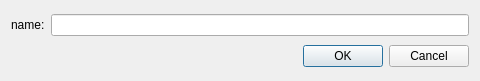
<?xml version="1.0" encoding="UTF-8"?>
<ui version="4.0">
 <class>NewEntry</class>
 <widget class="QDialog" name="NewEntry">
  <property name="geometry">
   <rect>
    <x>0</x>
    <y>0</y>
    <width>480</width>
    <height>81</height>
   </rect>
  </property>
  <property name="windowTitle">
   <string/>
  </property>
  <property name="windowIcon">
   <iconset>
    <normaloff>:/icons/logo.png</normaloff>:/icons/logo.png</iconset>
  </property>
  <layout class="QGridLayout" name="gridLayout">
   <item row="0" column="0">
    <widget class="QLabel" name="label">
     <property name="text">
      <string>name:</string>
     </property>
    </widget>
   </item>
   <item row="0" column="1">
    <widget class="QLineEdit" name="lineEdit_newFile"/>
   </item>
   <item row="1" column="0" colspan="2">
    <widget class="QDialogButtonBox" name="buttonBox">
     <property name="orientation">
      <enum>Qt::Horizontal</enum>
     </property>
     <property name="standardButtons">
      <set>QDialogButtonBox::Cancel|QDialogButtonBox::Ok</set>
     </property>
    </widget>
   </item>
  </layout>
 </widget>
 <resources/>
 <connections>
  <connection>
   <sender>buttonBox</sender>
   <signal>rejected()</signal>
   <receiver>NewEntry</receiver>
   <slot>reject()</slot>
   <hints>
    <hint type="sourcelabel">
     <x>316</x>
     <y>260</y>
    </hint>
    <hint type="destinationlabel">
     <x>286</x>
     <y>274</y>
    </hint>
   </hints>
  </connection>
  <connection>
   <sender>buttonBox</sender>
   <signal>accepted()</signal>
   <receiver>NewEntry</receiver>
   <slot>accept()</slot>
   <hints>
    <hint type="sourcelabel">
     <x>248</x>
     <y>254</y>
    </hint>
    <hint type="destinationlabel">
     <x>157</x>
     <y>274</y>
    </hint>
   </hints>
  </connection>
 </connections>
</ui>
